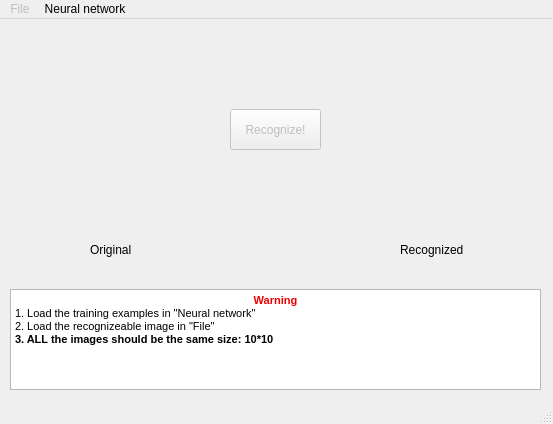
<?xml version="1.0" encoding="UTF-8"?>
<ui version="4.0">
 <class>MainWindow</class>
 <widget class="QMainWindow" name="MainWindow">
  <property name="geometry">
   <rect>
    <x>0</x>
    <y>0</y>
    <width>553</width>
    <height>424</height>
   </rect>
  </property>
  <property name="windowTitle">
   <string>Hopfield neural network</string>
  </property>
  <widget class="QWidget" name="centralWidget">
   <widget class="DisplayWidget" name="originalWidget" native="true">
    <property name="geometry">
     <rect>
      <x>10</x>
      <y>10</y>
      <width>200</width>
      <height>200</height>
     </rect>
    </property>
   </widget>
   <widget class="DisplayWidget" name="recognizedWidget" native="true">
    <property name="geometry">
     <rect>
      <x>340</x>
      <y>10</y>
      <width>200</width>
      <height>200</height>
     </rect>
    </property>
   </widget>
   <widget class="QLabel" name="label">
    <property name="geometry">
     <rect>
      <x>90</x>
      <y>220</y>
      <width>61</width>
      <height>21</height>
     </rect>
    </property>
    <property name="text">
     <string>Original</string>
    </property>
   </widget>
   <widget class="QLabel" name="label_2">
    <property name="geometry">
     <rect>
      <x>400</x>
      <y>220</y>
      <width>81</width>
      <height>21</height>
     </rect>
    </property>
    <property name="text">
     <string>Recognized</string>
    </property>
   </widget>
   <widget class="QPushButton" name="recognizeButton">
    <property name="enabled">
     <bool>false</bool>
    </property>
    <property name="geometry">
     <rect>
      <x>230</x>
      <y>90</y>
      <width>91</width>
      <height>41</height>
     </rect>
    </property>
    <property name="text">
     <string>Recognize!</string>
    </property>
   </widget>
   <widget class="QTextBrowser" name="textBrowser">
    <property name="geometry">
     <rect>
      <x>10</x>
      <y>270</y>
      <width>531</width>
      <height>101</height>
     </rect>
    </property>
    <property name="html">
     <string>&lt;!DOCTYPE HTML PUBLIC &quot;-//W3C//DTD HTML 4.0//EN&quot; &quot;http://www.w3.org/TR/REC-html40/strict.dtd&quot;&gt;
&lt;html&gt;&lt;head&gt;&lt;meta name=&quot;qrichtext&quot; content=&quot;1&quot; /&gt;&lt;style type=&quot;text/css&quot;&gt;
p, li { white-space: pre-wrap; }
&lt;/style&gt;&lt;/head&gt;&lt;body style=&quot; font-family:'MS Shell Dlg 2'; font-size:7.8pt; font-weight:400; font-style:normal;&quot;&gt;
&lt;p align=&quot;center&quot; style=&quot; margin-top:0px; margin-bottom:0px; margin-left:0px; margin-right:0px; -qt-block-indent:0; text-indent:0px;&quot;&gt;&lt;span style=&quot; font-family:'Ubuntu'; font-size:8pt; font-weight:600; color:#ef0000;&quot;&gt;Warning&lt;/span&gt;&lt;/p&gt;
&lt;p style=&quot; margin-top:0px; margin-bottom:0px; margin-left:0px; margin-right:0px; -qt-block-indent:0; text-indent:0px;&quot;&gt;&lt;span style=&quot; font-family:'Ubuntu'; font-size:8pt;&quot;&gt;1. Load the training examples in &amp;quot;Neural network&amp;quot;&lt;/span&gt;&lt;/p&gt;
&lt;p style=&quot; margin-top:0px; margin-bottom:0px; margin-left:0px; margin-right:0px; -qt-block-indent:0; text-indent:0px;&quot;&gt;&lt;span style=&quot; font-family:'Ubuntu'; font-size:8pt;&quot;&gt;2. Load the recognizeable image in &amp;quot;File&amp;quot;&lt;/span&gt;&lt;/p&gt;
&lt;p style=&quot; margin-top:0px; margin-bottom:0px; margin-left:0px; margin-right:0px; -qt-block-indent:0; text-indent:0px;&quot;&gt;&lt;span style=&quot; font-family:'Ubuntu'; font-size:8pt; font-weight:600;&quot;&gt;3. ALL the images should be the same size: 10*10&lt;/span&gt;&lt;/p&gt;&lt;/body&gt;&lt;/html&gt;</string>
    </property>
   </widget>
  </widget>
  <widget class="QMenuBar" name="menuBar">
   <property name="geometry">
    <rect>
     <x>0</x>
     <y>0</y>
     <width>553</width>
     <height>23</height>
    </rect>
   </property>
   <widget class="QMenu" name="menuFile">
    <property name="enabled">
     <bool>false</bool>
    </property>
    <property name="title">
     <string>File</string>
    </property>
    <addaction name="actionOpen"/>
   </widget>
   <widget class="QMenu" name="menuNeural_network">
    <property name="title">
     <string>Neural network</string>
    </property>
    <addaction name="actionOpen_training_examples"/>
   </widget>
   <addaction name="menuFile"/>
   <addaction name="menuNeural_network"/>
  </widget>
  <widget class="QStatusBar" name="statusBar"/>
  <action name="actionOpen">
   <property name="enabled">
    <bool>true</bool>
   </property>
   <property name="text">
    <string>Open</string>
   </property>
  </action>
  <action name="actionOpen_training_examples">
   <property name="text">
    <string>Open training examples</string>
   </property>
  </action>
 </widget>
 <layoutdefault spacing="6" margin="11"/>
 <customwidgets>
  <customwidget>
   <class>DisplayWidget</class>
   <extends>QWidget</extends>
   <header>displaywidget.h</header>
   <container>1</container>
  </customwidget>
 </customwidgets>
 <resources/>
 <connections/>
</ui>
